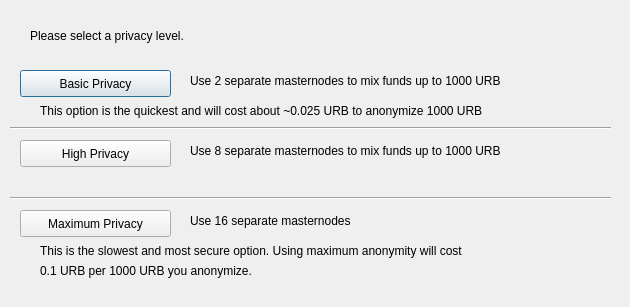
<?xml version="1.0" encoding="UTF-8"?>
<ui version="4.0">
 <class>DarksendConfig</class>
 <widget class="QDialog" name="DarksendConfig">
  <property name="geometry">
   <rect>
    <x>0</x>
    <y>0</y>
    <width>630</width>
    <height>307</height>
   </rect>
  </property>
  <property name="windowTitle">
   <string>Configure Darksend</string>
  </property>
  <widget class="QPushButton" name="buttonBasic">
   <property name="geometry">
    <rect>
     <x>20</x>
     <y>70</y>
     <width>151</width>
     <height>27</height>
    </rect>
   </property>
   <property name="text">
    <string>Basic Privacy</string>
   </property>
  </widget>
  <widget class="QPushButton" name="buttonHigh">
   <property name="geometry">
    <rect>
     <x>20</x>
     <y>140</y>
     <width>151</width>
     <height>27</height>
    </rect>
   </property>
   <property name="text">
    <string>High Privacy</string>
   </property>
  </widget>
  <widget class="QPushButton" name="buttonMax">
   <property name="geometry">
    <rect>
     <x>20</x>
     <y>210</y>
     <width>151</width>
     <height>27</height>
    </rect>
   </property>
   <property name="text">
    <string>Maximum Privacy</string>
   </property>
  </widget>
  <widget class="QLabel" name="label">
   <property name="geometry">
    <rect>
     <x>30</x>
     <y>20</y>
     <width>571</width>
     <height>31</height>
    </rect>
   </property>
   <property name="text">
    <string>Please select a privacy level.</string>
   </property>
  </widget>
  <widget class="QLabel" name="label_2">
   <property name="geometry">
    <rect>
     <x>190</x>
     <y>70</y>
     <width>421</width>
     <height>21</height>
    </rect>
   </property>
   <property name="text">
    <string>Use 2 separate masternodes to mix funds up to 1000 URB</string>
   </property>
  </widget>
  <widget class="QLabel" name="label_3">
   <property name="geometry">
    <rect>
     <x>190</x>
     <y>140</y>
     <width>411</width>
     <height>21</height>
    </rect>
   </property>
   <property name="text">
    <string>Use 8 separate masternodes to mix funds up to 1000 URB</string>
   </property>
  </widget>
  <widget class="QLabel" name="label_4">
   <property name="geometry">
    <rect>
     <x>190</x>
     <y>210</y>
     <width>421</width>
     <height>21</height>
    </rect>
   </property>
   <property name="text">
    <string>Use 16 separate masternodes</string>
   </property>
  </widget>
  <widget class="QLabel" name="label_6">
   <property name="geometry">
    <rect>
     <x>40</x>
     <y>100</y>
     <width>561</width>
     <height>21</height>
    </rect>
   </property>
   <property name="text">
    <string>This option is the quickest and will cost about ~0.025 URB to anonymize 1000 URB</string>
   </property>
  </widget>
  <widget class="QLabel" name="label_7">
   <property name="geometry">
    <rect>
     <x>40</x>
     <y>170</y>
     <width>561</width>
     <height>21</height>
    </rect>
   </property>
   <property name="text">
    <string/>
   </property>
  </widget>
  <widget class="QLabel" name="label_8">
   <property name="geometry">
    <rect>
     <x>40</x>
     <y>240</y>
     <width>561</width>
     <height>21</height>
    </rect>
   </property>
   <property name="text">
    <string>This is the slowest and most secure option. Using maximum anonymity will cost</string>
   </property>
  </widget>
  <widget class="QLabel" name="label_9">
   <property name="geometry">
    <rect>
     <x>40</x>
     <y>260</y>
     <width>561</width>
     <height>21</height>
    </rect>
   </property>
   <property name="text">
    <string>0.1 URB per 1000 URB you anonymize.</string>
   </property>
  </widget>
  <widget class="Line" name="line">
   <property name="geometry">
    <rect>
     <x>10</x>
     <y>120</y>
     <width>601</width>
     <height>16</height>
    </rect>
   </property>
   <property name="orientation">
    <enum>Qt::Horizontal</enum>
   </property>
  </widget>
  <widget class="Line" name="line_2">
   <property name="geometry">
    <rect>
     <x>10</x>
     <y>190</y>
     <width>601</width>
     <height>16</height>
    </rect>
   </property>
   <property name="orientation">
    <enum>Qt::Horizontal</enum>
   </property>
  </widget>
 </widget>
 <resources/>
 <connections/>
</ui>
